Frame 1 (no input): blank canvas, image omitted
Frame 60 (the mouse pressed at the canvas centre just before this capture): blank canvas, image omitted
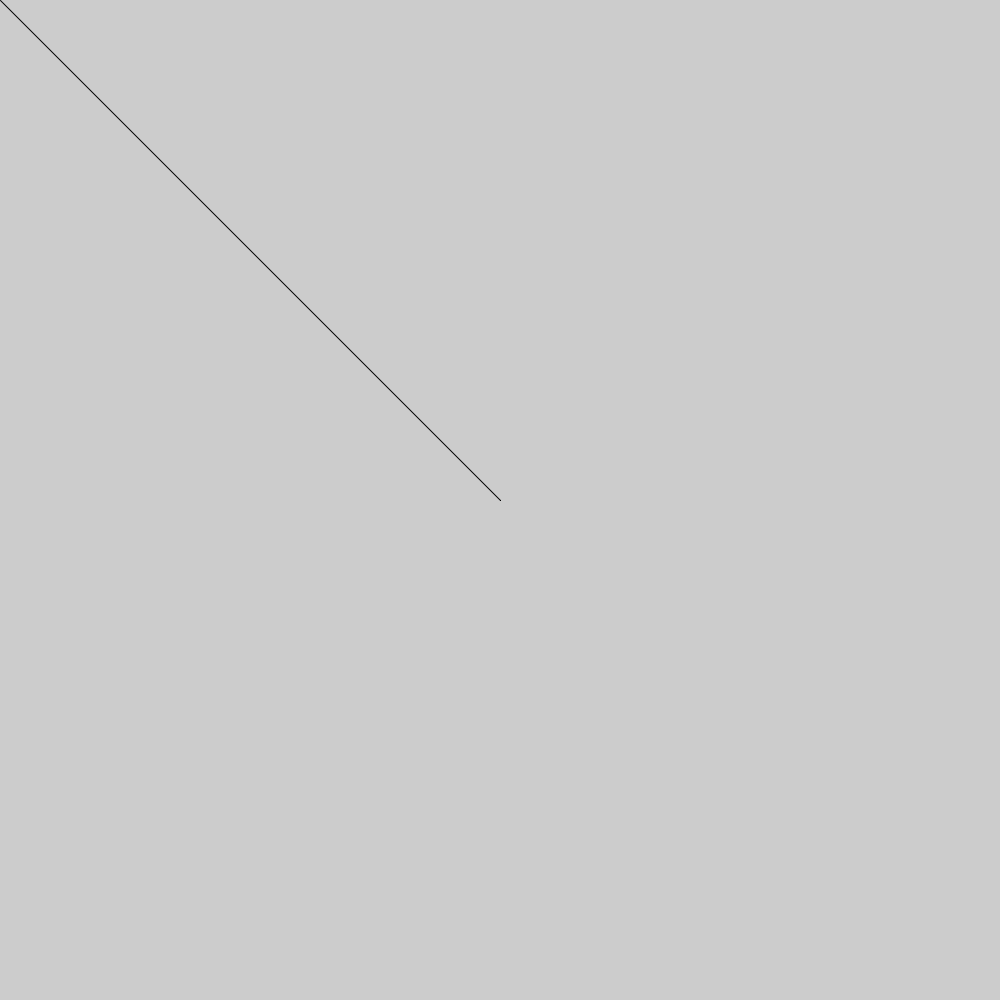
Frame 120 (the mouse held since frame 60 and released just before this capture)

The Processing sketch whose frames 1 and 60 were blank and that drew this single picture after the mouse press (run headless with seeded random() and noise(); from frame 60 on, the mouse is pressed at the canvas centre):

// Processing sketch: processing_103273
// ── processing_103273.pde

//allen
//july,8 2013
//Draw
//Reference: DMA Sample
void setup () {
size (1000,1000);
}
void draw() {
  if (mousePressed == true)
    line(pmouseX,pmouseY,mouseX,mouseY);
}
